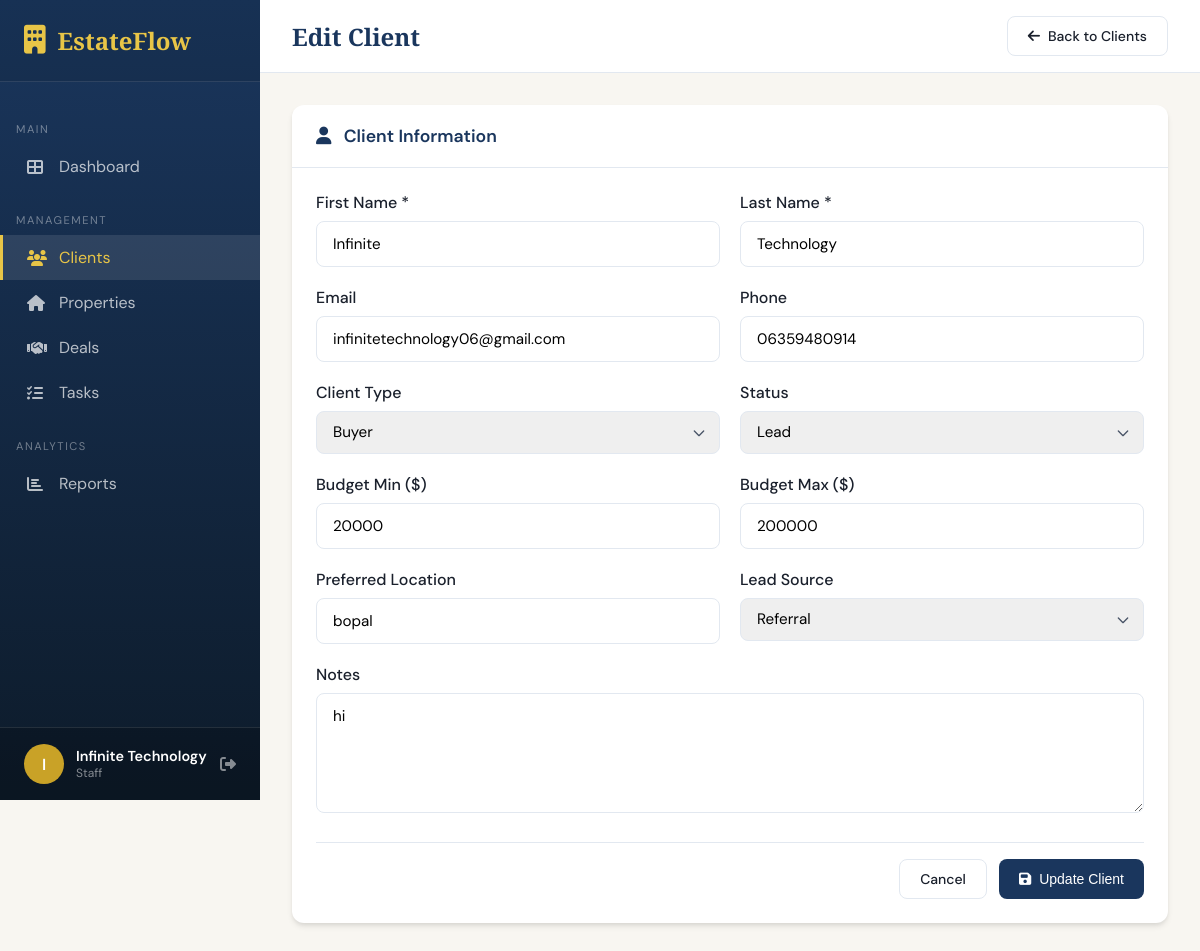
/clients/1/edit (signed in), run on the app's committed database.
### app.py (models this page shows, shortened)
class User(UserMixin, db.Model):
    id = db.Column(db.Integer, primary_key=True)
    username = db.Column(db.String(80), unique=True, nullable=False)
    email = db.Column(db.String(120), unique=True, nullable=False)
    password_hash = db.Column(db.String(256), nullable=False)
    role = db.Column(db.String(20), default='staff')  # admin, manager, staff
    first_name = db.Column(db.String(50))
    last_name = db.Column(db.String(50))
    phone = db.Column(db.String(20))
    position = db.Column(db.String(50))  # e.g., Senior Agent, Junior Agent, etc.
    hire_date = db.Column(db.Date)
    commission_rate = db.Column(db.Float, default=3.0)
    is_active = db.Column(db.Boolean, default=True)
    avatar_color = db.Column(db.String(20), default='#1a365d')
    created_at = db.Column(db.DateTime, default=datetime.utcnow)
    created_by = db.Column(db.Integer, db.ForeignKey('user.id'))
    properties = db.relationship('Property', backref='agent', lazy=True, foreign_keys='Property.agent_id')
    clients = db.relationship('Client', backref='agent', lazy=True, foreign_keys='Client.agent_id')
    tasks = db.relationship('Task', backref='assigned_to', lazy=True, foreign_keys='Task.user_id')
    @property
    def full_name(self):
        if self.first_name and self.last_name:
            return f"{self.first_name} {self.last_name}"
        return self.username
    def is_admin(self):
        return self.role == 'admin'

class Client(db.Model):
    id = db.Column(db.Integer, primary_key=True)
    first_name = db.Column(db.String(50), nullable=False)
    last_name = db.Column(db.String(50), nullable=False)
    email = db.Column(db.String(120))
    phone = db.Column(db.String(20))
    client_type = db.Column(db.String(20))  # buyer, seller, both
    status = db.Column(db.String(20), default='lead')  # lead, prospect, active, closed
    budget_min = db.Column(db.Float)
    budget_max = db.Column(db.Float)
    preferred_location = db.Column(db.String(200))
    notes = db.Column(db.Text)
    source = db.Column(db.String(50))  # referral, website, social, etc.
    created_at = db.Column(db.DateTime, default=datetime.utcnow)
    updated_at = db.Column(db.DateTime, default=datetime.utcnow, onupdate=datetime.utcnow)
    agent_id = db.Column(db.Integer, db.ForeignKey('user.id'))
    interactions = db.relationship('Interaction', backref='client', lazy=True, cascade='all, delete-orphan')
    deals = db.relationship('Deal', backref='client', lazy=True)

### app.py (the view, shortened to what this page needs)
@app.route('/clients/<int:id>/edit', methods=['GET', 'POST'])
@login_required
def edit_client(id):
    client = Client.query.get_or_404(id)
    if client.agent_id != current_user.id:
        flash('Access denied', 'error')
        return redirect(url_for('clients'))
    return render_template('client_form.html', client=client)

### app.py (called while the page is built)
@login_manager.user_loader
def load_user(user_id):
    return User.query.get(int(user_id))

### templates/client_form.html (shortened to what this page needs)
{% extends "base.html" %}
{% block content %}
<div class="top-bar">
    <h1 class="page-title">{{ 'Edit' if client else 'Add New' }} Client</h1>
    <div class="top-actions">
        <a href="{{ url_for('clients') }}" class="btn btn-outline">
            <i class="fas fa-arrow-left"></i> Back to Clients
        </a>
    </div>
</div>
<div class="content-area">
    <div class="card" style="max-width: 900px;">
        <div class="card-header">
            <h3 class="card-title">
                <i class="fas fa-user" style="margin-right: 8px;"></i>
                Client Information
            </h3>
        </div>
        <div class="card-body">
            <form method="POST">
                <div class="form-row">
                    <div class="form-group">
                        <label class="form-label">First Name *</label>
                        <input type="text" name="first_name" class="form-control" required
                               value="{{ client.first_name if client else '' }}" placeholder="Enter first name">
                    </div>
                    <div class="form-group">
                        <label class="form-label">Last Name *</label>
                        <input type="text" name="last_name" class="form-control" required
                               value="{{ client.last_name if client else '' }}" placeholder="Enter last name">
                    </div>
                </div>
                <div class="form-row">
                    <div class="form-group">
                        <label class="form-label">Email</label>
                        <input type="email" name="email" class="form-control"
                               value="{{ client.email if client else '' }}" placeholder="email@example.com">
                    </div>
                    <div class="form-group">
                        <label class="form-label">Phone</label>
                        <input type="tel" name="phone" class="form-control"
                               value="{{ client.phone if client else '' }}" placeholder="(555) 123-4567">
                    </div>
                </div>
                <div class="form-row">
                    <div class="form-group">
                        <label class="form-label">Client Type</label>
                        <select name="client_type" class="form-control">
                            <option value="buyer" {% if client and client.client_type == 'buyer' %}selected{% endif %}>Buyer</option>
                        </select>
                    </div>
                    <div class="form-group">
                        <label class="form-label">Status</label>
                        <select name="status" class="form-control">
                            <option value="lead" {% if client and client.status == 'lead' %}selected{% endif %}>Lead</option>
                        </select>
                    </div>
                </div>
                <div class="form-row">
                    <div class="form-group">
                        <label class="form-label">Budget Min ($)</label>
                        <input type="number" name="budget_min" class="form-control" step="1000"
                               value="{{ client.budget_min|int if client and client.budget_min else '' }}" placeholder="e.g., 200000">
                    </div>
                    <div class="form-group">
                        <label class="form-label">Budget Max ($)</label>
                        <input type="number" name="budget_max" class="form-control" step="1000"
                               value="{{ client.budget_max|int if client and client.budget_max else '' }}" placeholder="e.g., 500000">
                    </div>
                </div>
                <div class="form-row">
                    <div class="form-group">
                        <label class="form-label">Preferred Location</label>
                        <input type="text" name="preferred_location" class="form-control"
                               value="{{ client.preferred_location if client else '' }}" placeholder="e.g., Downtown, Suburbs">
                    </div>
                    <div class="form-group">
                        <label class="form-label">Lead Source</label>
                        <select name="source" class="form-control">
                            <option value="referral" {% if client and client.source == 'referral' %}selected{% endif %}>Referral</option>
                        </select>
                    </div>
                </div>
                <div class="form-group">
                    <label class="form-label">Notes</label>
                    <textarea name="notes" class="form-control" rows="4" placeholder="Additional notes about this client...">{{ client.notes if client else '' }}</textarea>
                </div>
                <div style="display: flex; gap: 12px; justify-content: flex-end; padding-top: 16px; border-top: 1px solid var(--border); margin-top: 24px;">
                    <a href="{{ url_for('clients') }}" class="btn btn-outline">Cancel</a>
                    <button type="submit" class="btn btn-primary">
                        <i class="fas fa-save"></i>
                        {{ 'Update' if client else 'Save' }} Client
                    </button>
                </div>
            </form>
        </div>
    </div>
</div>
{% endblock %}

### templates/base.html (shortened to what this page needs)
<!DOCTYPE html>
<html lang="en">
<head>
    <link rel="stylesheet" href="https://cdnjs.cloudflare.com/ajax/libs/font-awesome/6.4.0/css/all.min.css">
</head>
<body>
    {% if current_user.is_authenticated %}
    <aside class="sidebar">
        <div class="sidebar-header">
            <div class="sidebar-logo">
                <i class="fas fa-building"></i>
                <span>EstateFlow</span>
            </div>
        </div>
        <nav class="sidebar-nav">
            <div class="nav-section">Main</div>
            <a href="{{ url_for('dashboard') }}" class="nav-link {% if request.endpoint == 'dashboard' %}active{% endif %}">
                <i class="fas fa-th-large"></i>
                <span>Dashboard</span>
            </a>
            <div class="nav-section">Management</div>
            <a href="{{ url_for('clients') }}" class="nav-link {% if 'client' in request.endpoint %}active{% endif %}">
                <i class="fas fa-users"></i>
                <span>Clients</span>
            </a>
            <a href="{{ url_for('properties') }}" class="nav-link {% if 'propert' in request.endpoint %}active{% endif %}">
                <i class="fas fa-home"></i>
                <span>Properties</span>
            </a>
            <a href="{{ url_for('deals') }}" class="nav-link {% if 'deal' in request.endpoint %}active{% endif %}">
                <i class="fas fa-handshake"></i>
                <span>Deals</span>
            </a>
            <a href="{{ url_for('tasks') }}" class="nav-link {% if 'task' in request.endpoint %}active{% endif %}">
                <i class="fas fa-tasks"></i>
                <span>Tasks</span>
            </a>
            <div class="nav-section">Analytics</div>
            <a href="{{ url_for('reports') }}" class="nav-link {% if request.endpoint == 'reports' %}active{% endif %}">
                <i class="fas fa-chart-bar"></i>
                <span>Reports</span>
            </a>
        </nav>
        <div class="sidebar-footer">
            <div class="user-info">
                <div class="user-avatar">{{ current_user.first_name[0]|upper if current_user.first_name else current_user.username[0]|upper }}</div>
                <div class="user-details">
                    <div class="user-name">{{ current_user.full_name }}</div>
                    <div class="user-role">{{ current_user.role|capitalize }}</div>
                </div>
                <a href="{{ url_for('logout') }}" title="Logout" style="color: rgba(255,255,255,0.5);">
                    <i class="fas fa-sign-out-alt"></i>
                </a>
            </div>
        </div>
    </aside>
    {% endif %}
    <main class="main-content" {% if not current_user.is_authenticated %}style="margin-left: 0;"{% endif %}>
        {% block content %}{% endblock %}
    </main>
</body>
</html>

### templates/base.html (style rules this page uses)
:root { --primary: #1a365d; --primary-light: #2c5282; --secondary: #c9a227; --accent: #e8c547; --background: #f8f6f1; --card: #ffffff; --text: #1a202c; --text-light: #4a5568; --border: #e2e8f0; --success: #38a169; --warning: #d69e2e; --danger: #e53e3e; --info: #3182ce; --shadow: 0 4px 6px -1px rgba(0, 0, 0, 0.1), 0 2px 4px -1px rgba(0, 0, 0, 0.06); --shadow-lg: 0 10px 15px -3px rgba(0, 0, 0, 0.1), 0 4px 6px -2px rgba(0, 0, 0, 0.05); }
* { margin: 0; padding: 0; box-sizing: border-box; }
body { font-family: 'DM Sans', sans-serif; background: var(--background); color: var(--text); min-height: 100vh; }
.sidebar { position: fixed; left: 0; top: 0; width: 260px; height: 100vh; background: linear-gradient(180deg, var(--primary) 0%, #0d1b2a 100%); color: white; padding: 0; z-index: 1000; overflow-y: auto; }
.sidebar-header { padding: 24px; border-bottom: 1px solid rgba(255,255,255,0.1); background: rgba(0,0,0,0.1); }
.sidebar-logo { font-family: 'Playfair Display', serif; font-size: 1.5rem; font-weight: 700; color: var(--accent); display: flex; align-items: center; gap: 12px; }
.sidebar-logo i { font-size: 1.8rem; }
.sidebar-nav { padding: 16px 0; }
.nav-section { padding: 8px 16px; font-size: 0.7rem; text-transform: uppercase; letter-spacing: 1.5px; color: rgba(255,255,255,0.4); margin-top: 16px; }
.nav-link { display: flex; align-items: center; gap: 12px; padding: 12px 24px; color: rgba(255,255,255,0.7); text-decoration: none; transition: all 0.2s; border-left: 3px solid transparent; }
.nav-link.active { background: rgba(255,255,255,0.1); color: var(--accent); border-left-color: var(--accent); }
.nav-link i { width: 20px; font-size: 1rem; }
.sidebar-footer { position: absolute; bottom: 0; left: 0; right: 0; padding: 16px 24px; border-top: 1px solid rgba(255,255,255,0.1); background: rgba(0,0,0,0.2); }
.user-info { display: flex; align-items: center; gap: 12px; }
.user-avatar { width: 40px; height: 40px; border-radius: 50%; background: var(--secondary); display: flex; align-items: center; justify-content: center; font-weight: 600; font-size: 1rem; }
.user-details { flex: 1; }
.user-name { font-weight: 600; font-size: 0.9rem; }
.user-role { font-size: 0.75rem; color: rgba(255,255,255,0.5); }
.main-content { margin-left: 260px; min-height: 100vh; }
.top-bar { background: var(--card); padding: 16px 32px; display: flex; justify-content: space-between; align-items: center; border-bottom: 1px solid var(--border); position: sticky; top: 0; z-index: 100; }
.page-title { font-family: 'Playfair Display', serif; font-size: 1.5rem; font-weight: 600; color: var(--primary); }
.top-actions { display: flex; gap: 12px; align-items: center; }
.content-area { padding: 32px; }
.card { background: var(--card); border-radius: 12px; box-shadow: var(--shadow); overflow: hidden; }
.card-header { padding: 20px 24px; border-bottom: 1px solid var(--border); display: flex; justify-content: space-between; align-items: center; }
.card-title { font-weight: 600; font-size: 1.1rem; color: var(--primary); }
.card-body { padding: 24px; }
.btn { display: inline-flex; align-items: center; gap: 8px; padding: 10px 20px; border-radius: 8px; font-weight: 500; font-size: 0.875rem; cursor: pointer; transition: all 0.2s; border: none; text-decoration: none; }
.btn-primary { background: var(--primary); color: white; }
.btn-outline { background: transparent; border: 1px solid var(--border); color: var(--text); }
.form-group { margin-bottom: 20px; }
.form-label { display: block; font-weight: 500; margin-bottom: 8px; color: var(--text); }
.form-control { width: 100%; padding: 12px 16px; border: 1px solid var(--border); border-radius: 8px; font-family: inherit; font-size: 0.95rem; transition: border-color 0.2s, box-shadow 0.2s; }
select.form-control { appearance: none; background-repeat: no-repeat; background-position: right 12px center; background-size: 16px; padding-right: 40px; }
textarea.form-control { min-height: 120px; resize: vertical; }
.form-row { display: grid; grid-template-columns: repeat(auto-fit, minmax(200px, 1fr)); gap: 20px; }

### data on the page
User: first_name "I", full_name "Infinite Technology", role "Staff"
Client: first_name "Infinite", last_name "Technology", email "infinitetechnology06@gmail.com", phone "06359480914", client_type "Buyer", status "Lead", budget_min "20000", budget_max "200000", preferred_location "bopal", source "Referral", notes "hi"

### other printed values
{{ 'Edit' if client else 'Add New' }} "Edit"
{{ 'Update' if client else 'Save' }} "Update"
